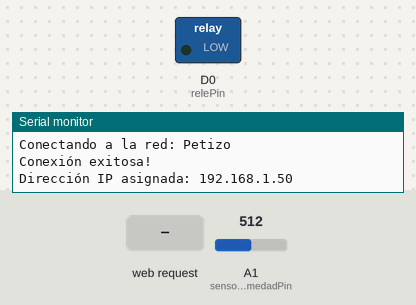
The sketch below on a simulated Arduino MKR. Parts: switched loads named in the sketch (green lamp = pin HIGH), the last lines printed to the serial monitor. The test bench sets the inputs (shaded band); at power-on: A1 (sensorHumedadPin) = 512. WiFi joins after 1.5 s; servers stay silent unless stated.

Above: at 2.7 s.
2.8 s: HTTP request GET /activate received
At 3.4 s:
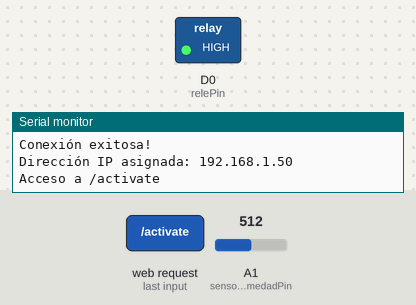
6.5 s: A1 (sensorHumedadPin) set to 988
8.0 s: A1 (sensorHumedadPin) set to 1011
At 9.0 s:
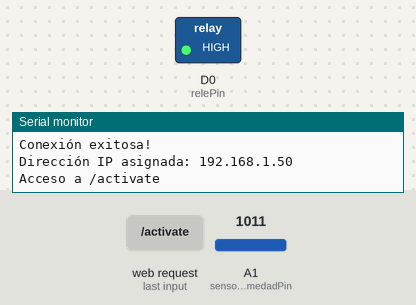
9.5 s: A1 (sensorHumedadPin) set to 990
At 10.1 s:
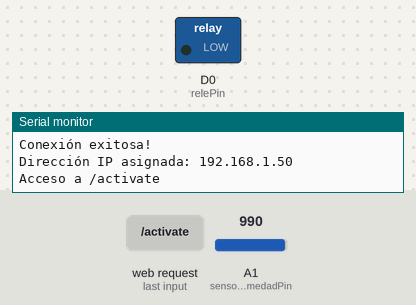
Timing chart, 0 to 12.5 s (numbered marks = the images above; inputs shaded):
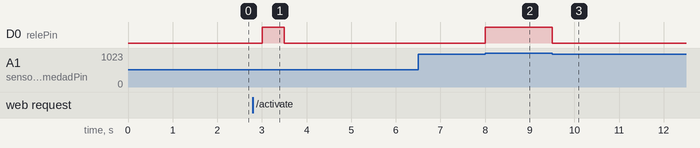

Measured:
- after the input at 2.8 s, D0 (relePin): LOW → HIGH after 0.20 s, → LOW 0.50 s later
- after the input at 6.5 s, every drawn part: stays the same
- after the input at 8.0 s, D0 (relePin): LOW → HIGH at once
- after the input at 9.5 s, D0 (relePin): HIGH → LOW at once

The sketch:

hydro_plants.ino
```cpp
#include <WiFi101.h>

// Configuración de WiFi
char ssid[] = "Petizo";
char pass[] = "QWE167.petizo";
WiFiServer server(80);

// Definición de pines y umbral
const int relePin = 0;
const int sensorHumedadPin = A1;
const int umbralHumedad = 1000;

void printIPAddress(uint32_t ipAddress) {
  Serial.print(ipAddress & 0x000000FF);
  Serial.print(".");
  Serial.print((ipAddress & 0x0000FF00) >> 8);
  Serial.print(".");
  Serial.print((ipAddress & 0x00FF0000) >> 16);
  Serial.print(".");
  Serial.println((ipAddress & 0xFF000000) >> 24);
}

void setup() {
  Serial.begin(9600);  // Iniciar comunicación serial

  // Intenta conectarse a la red WiFi
  Serial.print("Conectando a la red: ");
  Serial.println(ssid);

  WiFi.begin(ssid, pass);

  while (WiFi.status() != WL_CONNECTED) {
    delay(500);
    Serial.print(".");
  }

  Serial.println();
  Serial.println("Conexión exitosa!");
  Serial.print("Dirección IP asignada: ");
  printIPAddress(WiFi.localIP());
  server.begin();

  pinMode(relePin, OUTPUT);
  pinMode(sensorHumedadPin, INPUT);
  digitalWrite(relePin, LOW);
}

void loop() {
  int valorHumedad = analogRead(sensorHumedadPin);

  // Control automático del relé basado en la humedad
  if (valorHumedad <= umbralHumedad) {
    digitalWrite(relePin, LOW);
  } else {
    digitalWrite(relePin, HIGH);
  }

  // Escucha conexiones entrantes
  WiFiClient client = server.available();
  if (client) {
    String request = client.readStringUntil('\r');

    if (request.indexOf("/humidity") != -1) {
      int valorHumedad = analogRead(sensorHumedadPin);
      // Convertir el valor leído a un porcentaje (ajustar según la calibración del sensor)
      int porcentajeHumedad = map(valorHumedad, 1023, 0, 0, 200);
      porcentajeHumedad = constrain(porcentajeHumedad, 0, 100);
      String humidityString = String(porcentajeHumedad);

      client.println("HTTP/1.1 200 OK");
      Serial.println("Acceso a /humidity");
      client.println("Content-Type: text/plain");
      client.println("Connection: close");
      client.println("Content-Length: " + humidityString.length());
      client.println();
      client.println(humidityString);
    } else if (request.indexOf("/activate") != -1) {
      digitalWrite(relePin, HIGH);
      Serial.println("Acceso a /activate");
      client.println("HTTP/1.1 200 OK");
      client.println("Connection: close");
      client.println();
    } else if (request.indexOf("/deactivate") != -1) {
      digitalWrite(relePin, LOW);
      Serial.println("Acceso a /deactivate");
      client.println("HTTP/1.1 200 OK");
      client.println("Connection: close");
      client.println();
    }

    client.stop();
  }

  delay(500);
}
```
